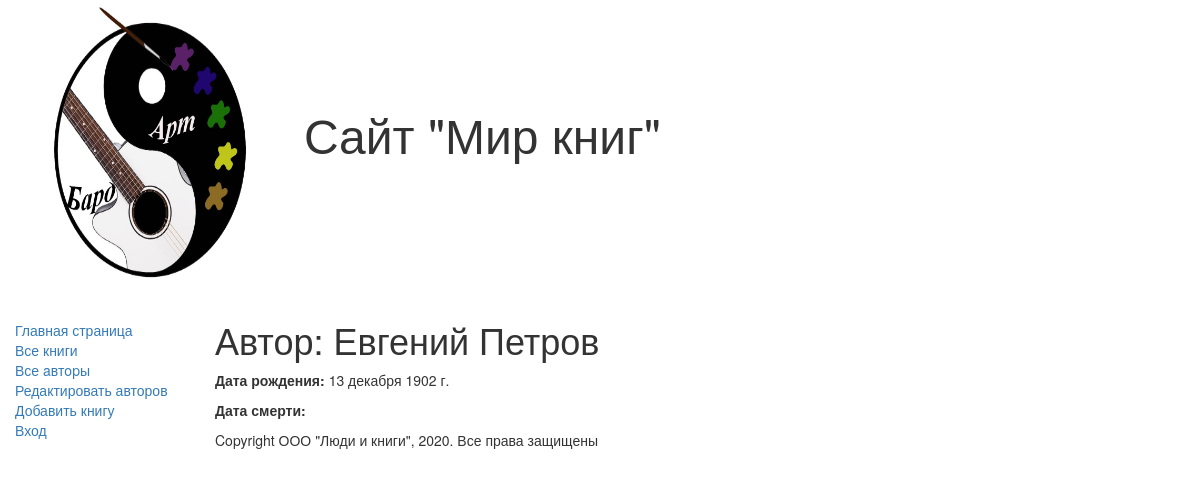
Page /author/1 on the committed database.
### catalog/models.py (models this page shows, shortened)
class Author(models.Model):
    first_name = models.CharField(max_length=100,
                        help_text="Введите имя автора",
                        verbose_name="Имя автора")
    last_name = models.CharField(max_length=100,
                        help_text="Введите фамилию автора",
                        verbose_name="Фамилия автора")
    date_of_birth = models.DateField(
                        help_text="Введите дату рождения",
                        verbose_name="Дaтa рождения",
                        null=True,blank=True)
    date_of_death = models.DateField(
                        help_text = "Введите дату смерти",
                        verbose_name = "Дaтa смерти",
                        null = True, blank = True)

### catalog/views.py (the view)
# urls.py: url(r'^author/(?P<pk>\d+)$', views.AuthorDetailView.as_view(), name='author-detail'),
class AuthorDetailView(generic.DetailView):
   model = Author

### catalog/templates/catalog/author_detail.html (shortened to what this page needs)
{% extends "base_generic.html" %}
{% block content %}
     <h1>Автор: {{ author.first_name}} {{author.last_name}}</h1>
    <p><strong>Дата рождения:</strong> {{ author.date_of_birth }}</p>
    <p><strong>Дата смерти: </strong> {{ author.of_death }} </p>
{% endblock %}

### rows in the picture
Author: first_name "Евгений", last_name "Петров", date_of_birth "13 декабря 1902 г."
